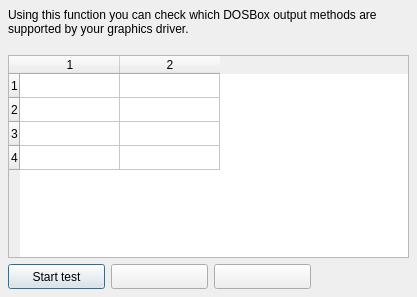
<?xml version="1.0" encoding="UTF-8"?>
<ui version="4.0">
  <class>DOSBoxOutputTestForm</class>
  <widget class="QDialog" name="DOSBoxOutputTestForm">
    <property name="geometry"><rect><x>0</x><y>0</y><width>417</width><height>297</height></rect></property>
    <property name="windowTitle"><string>DOSBoxOutputTestForm</string></property>
    <property name="vclBorderStyle" stdset="0"><string notr="true">bsDialog</string></property>
    <property name="vclPosition" stdset="0"><string notr="true">poOwnerFormCenter</string></property>
    <property name="vclDesignWidth" stdset="0"><number>417</number></property>
    <property name="vclDesignHeight" stdset="0"><number>297</number></property>
    <widget class="QLabel" name="InfoLabel">
      <property name="geometry"><rect><x>8</x><y>8</y><width>399</width><height>41</height></rect></property>
      <property name="vclAnchors" stdset="0"><string notr="true">akLeft,akTop,akRight</string></property>
      <property name="text"><string>Using this function you can check which DOSBox output methods are supported by your graphics driver.</string></property>
      <property name="textFormat"><enum>Qt::PlainText</enum></property>
      <property name="wordWrap"><bool>true</bool></property>
      <property name="alignment"><set>Qt::AlignLeft|Qt::AlignTop</set></property>
    </widget>
    <widget class="QPushButton" name="TestButton">
      <property name="geometry"><rect><x>8</x><y>264</y><width>97</width><height>25</height></rect></property>
      <property name="vclAnchors" stdset="0"><string notr="true">akLeft,akBottom</string></property>
      <property name="text"><string>Start test</string></property>
      <property name="icon"><iconset resource="../../resources/dfend.qrc"><normaloff>:/glyphs/e14ef6f791580315.png</normaloff></iconset></property>
      <property name="default"><bool>true</bool></property>
      <property name="vclOnClick" stdset="0"><string notr="true">TestButtonClick</string></property>
    </widget>
    <widget class="QPushButton" name="CloseButton">
      <property name="geometry"><rect><x>111</x><y>264</y><width>97</width><height>25</height></rect></property>
      <property name="vclAnchors" stdset="0"><string notr="true">akLeft,akBottom</string></property>
      <property name="text"><string></string></property>
      <property name="autoDefault"><bool>false</bool></property>
      <property name="vclKind" stdset="0"><string notr="true">bkClose</string></property>
      <property name="vclModalResult" stdset="0"><string notr="true">mrClose</string></property>
    </widget>
    <widget class="QPushButton" name="HelpButton">
      <property name="geometry"><rect><x>214</x><y>264</y><width>97</width><height>25</height></rect></property>
      <property name="vclAnchors" stdset="0"><string notr="true">akLeft,akBottom</string></property>
      <property name="text"><string></string></property>
      <property name="autoDefault"><bool>false</bool></property>
      <property name="vclKind" stdset="0"><string notr="true">bkHelp</string></property>
      <property name="vclOnClick" stdset="0"><string notr="true">HelpButtonClick</string></property>
    </widget>
    <widget class="QTableWidget" name="Tab">
      <property name="geometry"><rect><x>8</x><y>55</y><width>401</width><height>203</height></rect></property>
      <property name="vclAnchors" stdset="0"><string notr="true">akLeft,akTop,akRight,akBottom</string></property>
      <property name="columnCount"><number>2</number></property>
      <property name="rowCount"><number>4</number></property>
      <property name="vclFixedCols" stdset="0"><number>1</number></property>
      <property name="vclFixedRows" stdset="0"><number>1</number></property>
      <property name="editTriggers"><set>QAbstractItemView::NoEditTriggers</set></property>
      <attribute name="verticalHeaderDefaultSectionSize"><number>24</number></attribute>
    </widget>
  </widget>
  <tabstops>
    <tabstop>TestButton</tabstop>
    <tabstop>CloseButton</tabstop>
    <tabstop>HelpButton</tabstop>
    <tabstop>Tab</tabstop>
  </tabstops>
  <resources><include location="../../resources/dfend.qrc"/></resources>
  <connections/>
</ui>
